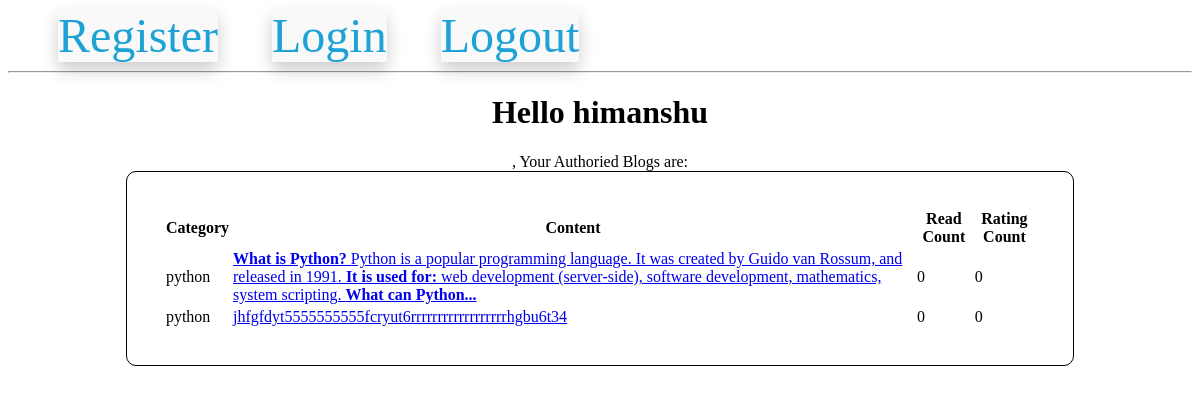
Page /viewBlog (signed in) on the earlier database version.
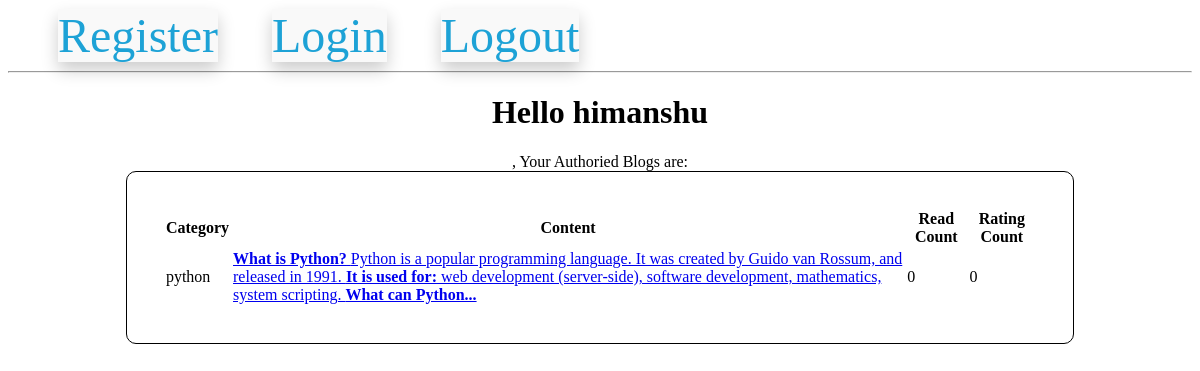
Same page on the later database version.
### models.py (models this page shows, shortened)
class UserModel(UserMixin, db.Model):
    __tablename__ = "users"
    id = db.Column(db.Integer, primary_key=True)
    email = db.Column(db.String(100), unique=True)
    username = db.Column(db.String(100))
    password_hash = db.Column(db.String(250))

class CategoryMaster(db.Model):
    category_id = db.Column(db.Integer, primary_key=True)
    category_name = db.Column(db.String, nullable=False)
    blogmodel = db.relationship(
        "BlogModel", backref="categorymaster", lazy="select"
    )

class BlogModel(db.Model):
    id = db.Column(db.Integer, primary_key=True)
    category_id = db.Column(
        db.Integer, db.ForeignKey("category_master.category_id"), nullable=False
    )
    blog_user_id = db.Column(db.Integer, db.ForeignKey("users.id"), nullable=False)
    blog_text = db.Column(db.Text, nullable=False)
    blog_creation_date = db.Column(db.DateTime)
    blog_read_count = db.Column(db.Integer, default=0)
    blog_rating_count = db.Column(db.Integer, default=0)

### routes.py (the view)
@app.route("/viewBlog")
@login_required
def view_blogs():
    get_all_categories()
    all_self_blogs = BlogModel.query.filter(
        BlogModel.blog_user_id == current_user.id
    ).all()
    return render_template(
        "view_blog.html",
        all_self_blogs=all_self_blogs,
        all_categories=global_all_category_name,  # Pass the category names as 'all_categories'
    )

### models.py (called while the page is built)
@login.user_loader
def load_user(id):
    return UserModel.query.get(int(id))

### routes.py (called while the page is built)
def get_all_categories():
    global global_all_category_no, global_all_category_name
    all_category_info = db.session.query(
        CategoryMaster.category_id, CategoryMaster.category_name
    )
    all_category_info = list(all_category_info)
    global_all_category_no, global_all_category_name = zip(*all_category_info)

### templates/view_blog.html
{% extends 'base.html' %}
{% block content %}
<center>
  <h1> Hello {{ current_user.username }} </h1>, Your Authoried Blogs are:
  <table
    style="
      border: 1px solid black;
      border-radius: 10px;
      padding: 3%;
      width: 80%;">
      <thead>
        <th>Category</th>
        <th>Content</th>
        <th>Read Count</th>
        <th>Rating Count</th>
      </thead>
      <tbody>
        {% for a_blog in all_self_blogs %}
        <tr>
          <td>
            {{ all_categories[a_blog.category_id-1]}}
          </td>
          <td>
            <a href="/self_blog_detail/{{ a_blog.id }}/{{ all_categories[a_blog.category_id-1]}}">{{ a_blog.blog_text|safe|truncate(275)}}</a>
          </td>
          <td>
            {{ a_blog.blog_read_count }}
          </td>
          <td>
            {{ a_blog.blog_rating_count }}
          </td>
        </tr>
        {% endfor %}
      </tbody>
  </table>
</center>
{% endblock %}

### templates/base.html (shortened to what this page needs)
<!DOCTYPE html>
<html lang="en">
<head>
</head>
<body>
    <nav>
        <a href="{{ url_for('register') }}">Register</a>
        <a href="{{ url_for('login') }}">Login</a>
        <a href="{{ url_for('logout') }}">Logout</a>
    </nav>
    <hr>
    <div class="content">
        {% block content %}
        {% endblock %}
    </div>
</body>
</html>

### templates/base.html (style rules this page uses)
nav a { color: #1da2d6; font-size: 3em; margin-left: 50px; text-decoration: none; box-shadow: 0px 8px 16px 0px rgba(0, 0, 0, 0.2); z-index: 1; background-color: #f9f9f9; }

Differences in the rows shown:
removed BlogModel: {{ all_categories[a_blog.category_id-1] }} "python", blog_text "jhfgfdyt5555555555fcryut6rrrrrrrrrrrrrrrrrrhgbu6t34", blog_read_count "0", blog_rating_count "0"
